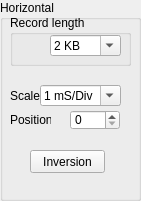
     <widget class="QGroupBox" name="timeSettingBox">
      <property name="geometry">
       <rect>
        <x>10</x>
        <y>10</y>
        <width>141</width>
        <height>201</height>
       </rect>
      </property>
      <property name="title">
       <string>Horizontal</string>
      </property>
      <widget class="QGroupBox" name="bufferBox">
       <property name="geometry">
        <rect>
         <x>10</x>
         <y>15</y>
         <width>121</width>
         <height>51</height>
        </rect>
       </property>
       <property name="title">
        <string>Record length</string>
       </property>
       <widget class="QComboBox" name="bufferComboBox">
        <property name="enabled">
         <bool>true</bool>
        </property>
        <property name="geometry">
         <rect>
          <x>40</x>
          <y>20</y>
          <width>71</width>
          <height>21</height>
         </rect>
        </property>
        <property name="layoutDirection">
         <enum>Qt::LeftToRight</enum>
        </property>
        <property name="editable">
         <bool>true</bool>
        </property>
        <item>
         <property name="text">
          <string>2 KB</string>
         </property>
        </item>
        <item>
         <property name="text">
          <string>4 KB</string>
         </property>
        </item>
        <item>
         <property name="text">
          <string>8 KB</string>
         </property>
        </item>
        <item>
         <property name="text">
          <string>16 KB</string>
         </property>
        </item>
        <item>
         <property name="text">
          <string>32 KB</string>
         </property>
        </item>
        <item>
         <property name="text">
          <string>64 KB</string>
         </property>
        </item>
        <item>
         <property name="text">
          <string>128 KB</string>
         </property>
        </item>
        <item>
         <property name="text">
          <string>256 KB</string>
         </property>
        </item>
        <item>
         <property name="text">
          <string>512 KB</string>
         </property>
        </item>
        <item>
         <property name="text">
          <string>1024 KB</string>
         </property>
        </item>
        <item>
         <property name="text">
          <string>2048 KB</string>
         </property>
        </item>
       </widget>
      </widget>
      <widget class="QLabel" name="label_25">
       <property name="geometry">
        <rect>
         <x>10</x>
         <y>85</y>
         <width>31</width>
         <height>21</height>
        </rect>
       </property>
       <property name="text">
        <string>Scale</string>
       </property>
      </widget>
      <widget class="QComboBox" name="comboBox_18">
       <property name="geometry">
        <rect>
         <x>40</x>
         <y>85</y>
         <width>81</width>
         <height>21</height>
        </rect>
       </property>
       <property name="editable">
        <bool>true</bool>
       </property>
       <property name="currentText">
        <string>1 mS/Div</string>
       </property>
       <property name="currentIndex">
        <number>0</number>
       </property>
       <item>
        <property name="text">
         <string>1 mS/Div</string>
        </property>
       </item>
       <item>
        <property name="text">
         <string>2 mS/Div</string>
        </property>
       </item>
       <item>
        <property name="text">
         <string>4 mS/Div</string>
        </property>
       </item>
       <item>
        <property name="text">
         <string>10 mS/Div</string>
        </property>
       </item>
       <item>
        <property name="text">
         <string>20 mS/Div</string>
        </property>
       </item>
       <item>
        <property name="text">
         <string>40 mS/Div</string>
        </property>
       </item>
      </widget>
      <widget class="QSpinBox" name="spinBox_53">
       <property name="geometry">
        <rect>
         <x>70</x>
         <y>110</y>
         <width>50</width>
         <height>20</height>
        </rect>
       </property>
      </widget>
      <widget class="QLabel" name="label_29">
       <property name="geometry">
        <rect>
         <x>10</x>
         <y>110</y>
         <width>41</width>
         <height>20</height>
        </rect>
       </property>
       <property name="text">
        <string>Position</string>
       </property>
      </widget>
      <widget class="QPushButton" name="pushButton_17">
       <property name="geometry">
        <rect>
         <x>30</x>
         <y>150</y>
         <width>75</width>
         <height>23</height>
        </rect>
       </property>
       <property name="text">
        <string>Inversion</string>
       </property>
      </widget>
     </widget>
